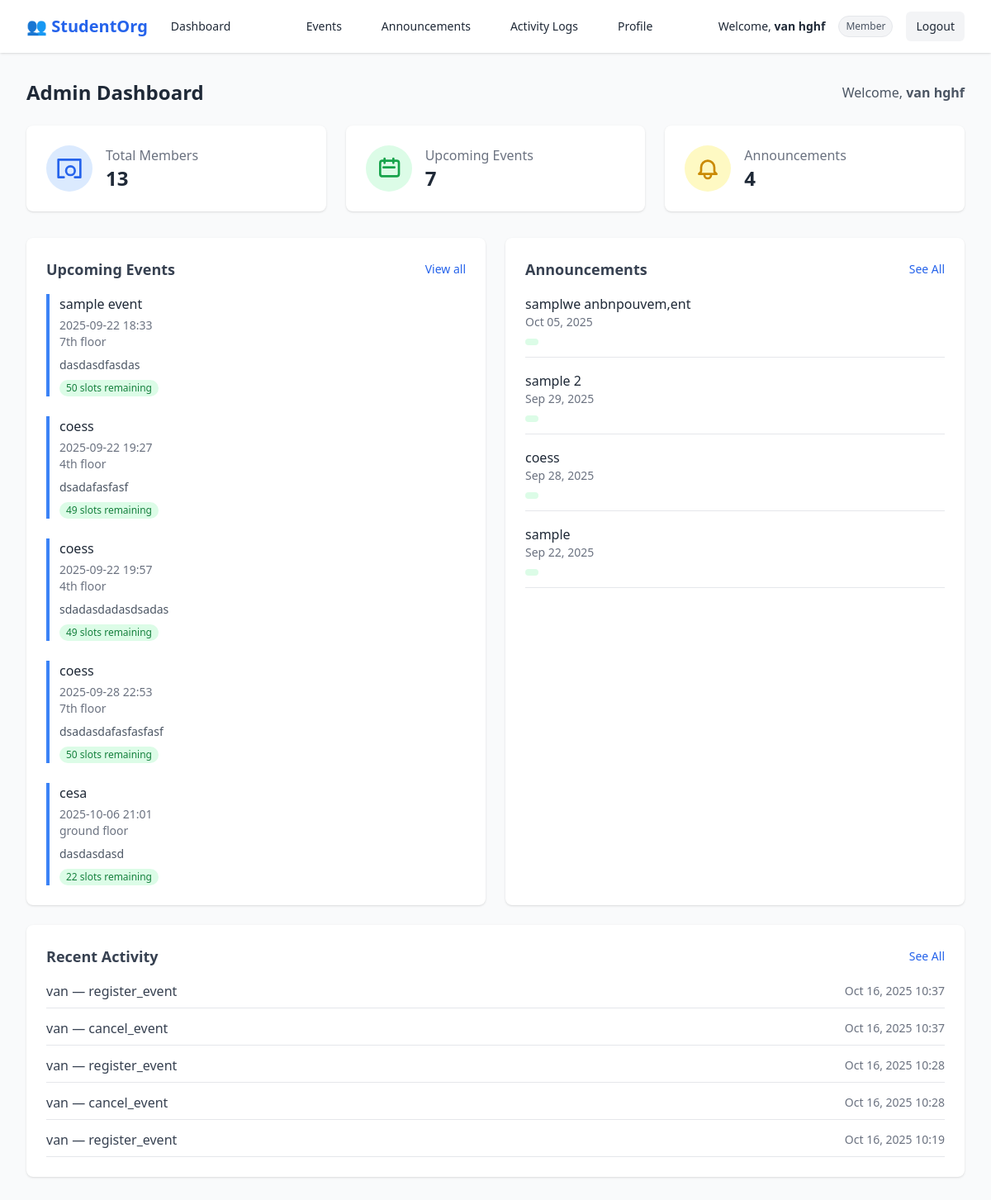
Page /dashboard/admin/ (signed in) on the earlier database version.
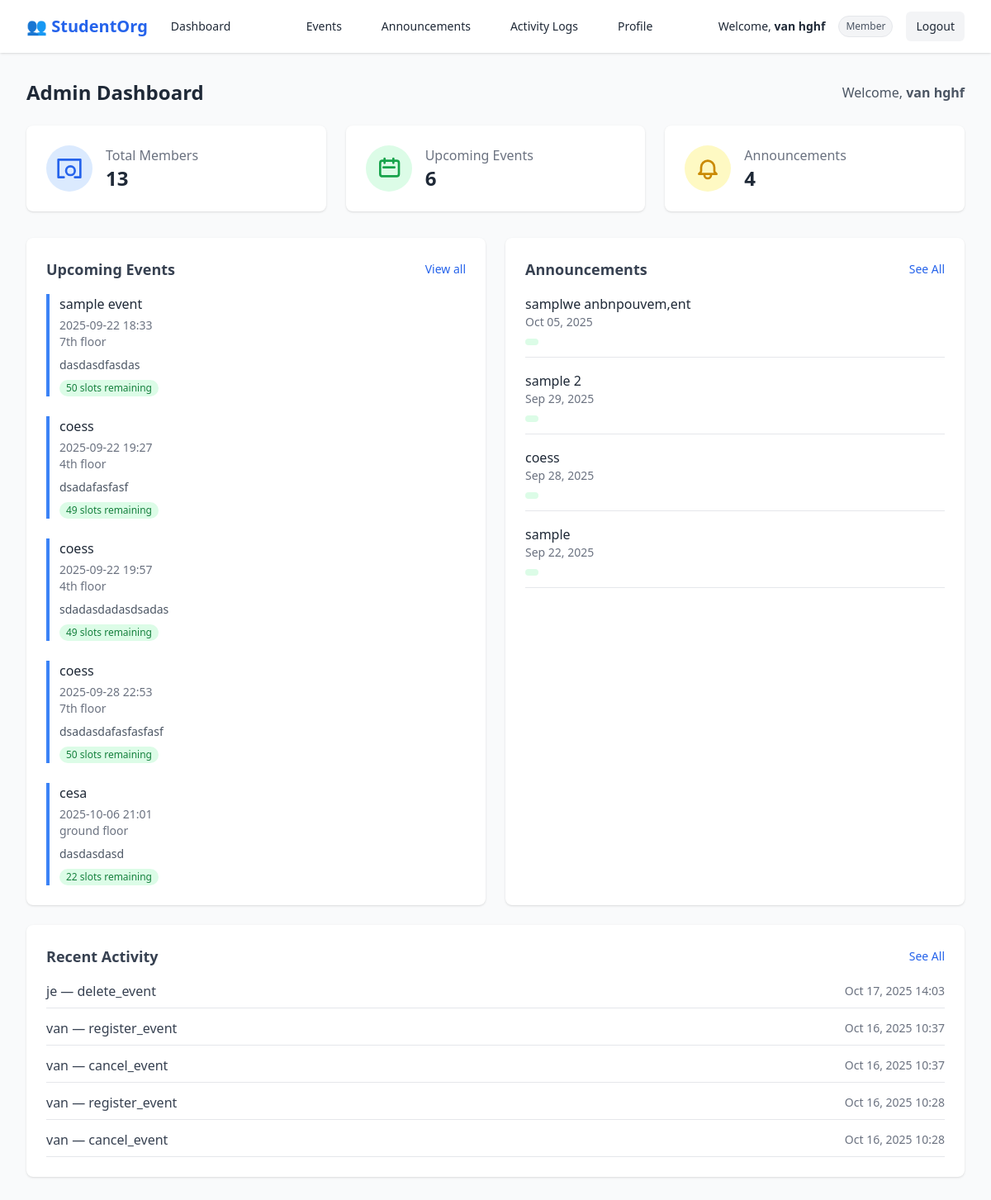
Same page on the later database version.
### accounts/models.py (models this page shows, shortened)
class Event(models.Model):
    title = models.CharField(max_length=200)
    start_datetime = models.DateTimeField(default=timezone.now)
    end_datetime = models.DateTimeField(default=timezone.now)
    location = models.CharField(max_length=255, default="TBA")
    max_slots = models.PositiveIntegerField(default=50)
    description = models.TextField(blank=True, null=True)
    def slots_remaining(self):
        return self.max_slots - self.registrations.count()

class Announcement(models.Model):
    title = models.CharField(max_length=255)
    content = models.TextField()
    created_at = models.DateTimeField(auto_now_add=True)
    author = models.ForeignKey(User, on_delete=models.CASCADE)

class AuditLog(models.Model):
    user = models.ForeignKey(settings.AUTH_USER_MODEL, on_delete=models.SET_NULL, null=True, blank=True)
    action = models.CharField(max_length=255)
    target = models.CharField(max_length=255, null=True, blank=True)
    timestamp = models.DateTimeField(auto_now_add=True)

### accounts/views.py (the view)
# urls.py: path('dashboard/admin/', views.admin_dashboard, name="admin_dashboard"),
@login_required
def admin_dashboard(request):
    total_members = User.objects.count()
    total_events = Event.objects.count()
    total_announcements = Announcement.objects.count()
    events = Event.objects.order_by('start_datetime')[:5]
    announcements = Announcement.objects.order_by('-created_at')[:5]
    logs = AuditLog.objects.order_by('-timestamp')[:5]
    context = {
        'total_members': total_members,
        'total_events': total_events,
        'total_announcements': total_announcements,
        'events': events,
        'announcements': announcements,
        'logs': logs,
    }
    return render(request, 'accounts/admin_dashboard.html', context)

### accounts/templates/accounts/admin_dashboard.html (shortened to what this page needs)
{% extends "accounts/base.html" %}
{% block content %}
<div class="max-w-7xl mx-auto px-4 sm:px-6 lg:px-8 py-8">
  <div class="flex flex-col sm:flex-row sm:items-center sm:justify-between mb-6 space-y-3 sm:space-y-0">
    <h1 class="text-2xl font-bold text-gray-800">Admin Dashboard</h1>
    <span class="text-gray-600 text-sm sm:text-base">
      Welcome, <strong>{{ user.get_full_name|default:user.username }}</strong>
    </span>
  </div>
  <div class="grid grid-cols-1 sm:grid-cols-2 lg:grid-cols-3 gap-6 mb-8">
    <div class="bg-white shadow rounded-lg p-6 flex items-center space-x-4">
      <div class="p-3 bg-blue-100 text-blue-600 rounded-full flex-shrink-0">
        <svg xmlns="http://www.w3.org/2000/svg" class="h-6 w-6 sm:h-8 sm:w-8" fill="none" viewBox="0 0 24 24" stroke="currentColor">
          <path stroke-linecap="round" stroke-linejoin="round" stroke-width="2"
            d="M17 20h5V4H2v16h5m10-6a4 4 0 11-8 0 4 4 0 018 0z" />
        </svg>
      </div>
      <div>
        <p class="text-gray-500 text-sm sm:text-base">Total Members</p>
        <p class="text-xl sm:text-2xl font-semibold">{{ total_members }}</p>
      </div>
    </div>
    <div class="bg-white shadow rounded-lg p-6 flex items-center space-x-4">
      <div class="p-3 bg-green-100 text-green-600 rounded-full flex-shrink-0">
        <svg xmlns="http://www.w3.org/2000/svg" class="h-6 w-6 sm:h-8 sm:w-8" fill="none" viewBox="0 0 24 24" stroke="currentColor">
          <path stroke-linecap="round" stroke-linejoin="round" stroke-width="2"
            d="M8 7V3m8 4V3m-9 8h10m-12 8h14a2 2 0 002-2V7a2 2 0 00-2-2H6a2 2 0 00-2 2v10a2 2 0 002 2z" />
        </svg>
      </div>
      <div>
        <p class="text-gray-500 text-sm sm:text-base">Upcoming Events</p>
        <p class="text-xl sm:text-2xl font-semibold">{{ total_events }}</p>
      </div>
    </div>
    <div class="bg-white shadow rounded-lg p-6 flex items-center space-x-4">
      <div class="p-3 bg-yellow-100 text-yellow-600 rounded-full flex-shrink-0">
      </div>
      <div>
        <p class="text-gray-500 text-sm sm:text-base">Announcements</p>
        <p class="text-xl sm:text-2xl font-semibold">{{ total_announcements }}</p>
      </div>
    </div>
  </div>
  <div class="grid grid-cols-1 lg:grid-cols-2 gap-6">
    <div class="bg-white shadow rounded-lg p-6">
      <div class="flex flex-col sm:flex-row sm:justify-between sm:items-center mb-4">
        <h2 class="text-lg font-semibold text-gray-700 mb-2 sm:mb-0">Upcoming Events</h2>
        <a href="{% url 'accounts:event_list' %}" class="text-blue-600 text-sm hover:underline">View all</a>
      </div>
      {% if events %}
        <div class="space-y-6">
          {% for event in events %}
            <div class="border-l-4 border-blue-500 pl-3">
              <a href="{% url 'accounts:event_edit' event.id %}"
                class="font-medium text-gray-800 hover:underline">
                {{ event.title }}
              </a>
              <p class="text-sm text-gray-500 mt-1">
                {{ event.start_datetime|date:"Y-m-d H:i" }}
              </p>
              <p class="text-sm text-gray-500">{{ event.location|default:"TBA" }}</p>
              {% if event.description %}
                <p class="text-sm text-gray-600 mt-2">{{ event.description }}</p>
              {% endif %}
              {% if event.max_slots %}
                <span class="inline-block mt-2 text-xs bg-green-100 text-green-700 px-2 py-0.5 rounded-full">
                  {{ event.slots_remaining }} slots remaining
                </span>
              {% endif %}
            </div>
          {% endfor %}
        </div>
      {% else %}
        <p class="text-gray-500 text-sm">No upcoming events available.</p>
      {% endif %}
    </div>
    <div class="bg-white shadow rounded-lg p-6">
      <div class="flex flex-col sm:flex-row sm:justify-between sm:items-center mb-4">
        <h2 class="text-lg font-semibold text-gray-700 mb-2 sm:mb-0">Announcements</h2>
        <a href="{% url 'accounts:announcement_list' %}" class="text-blue-600 text-sm hover:underline">See All</a>
      </div>
      {% if announcements %}
        <ul class="space-y-4">
          {% for ann in announcements %}
            <li class="border-b pb-2">
              <p class="font-medium text-gray-800">{{ ann.title }}</p>
              <p class="text-sm text-gray-500">{{ ann.created_at|date:"M d, Y" }}</p>
              <span class="inline-block mt-1 px-2 py-1 text-xs rounded-full
                {% if ann.priority == 'High' %}bg-red-100 text-red-600
                {% elif ann.priority == 'Medium' %}bg-yellow-100 text-yellow-600
                {% else %}bg-green-100 text-green-600{% endif %}">
              </span>
            </li>
          {% endfor %}
        </ul>
      {% else %}
        <p class="text-gray-500 text-sm">No announcements available.</p>
      {% endif %}
    </div>
  </div>
  <div class="bg-white shadow rounded-lg p-6 mt-6">
    <div class="flex flex-col sm:flex-row sm:justify-between sm:items-center mb-4">
      <h2 class="text-lg font-semibold text-gray-700 mb-2 sm:mb-0">Recent Activity</h2>
      <a href="{% url 'accounts:audit_log_list' %}" class="text-blue-600 text-sm hover:underline">See All</a>
    </div>
    {% if logs %}
      <ul class="space-y-3">
        {% for log in logs %}
          <li class="flex flex-col sm:flex-row sm:justify-between sm:items-center border-b pb-2">
            <span class="text-gray-700 text-sm sm:text-base">{{ log.user }} — {{ log.action }}</span>
            <span class="text-xs sm:text-sm text-gray-500 mt-1 sm:mt-0">{{ log.timestamp|date:"M d, Y H:i" }}</span>
          </li>
        {% endfor %}
      </ul>
    {% else %}
      <p class="text-gray-500 text-sm">No activity logs available.</p>
    {% endif %}
  </div>
</div>
{% endblock %}

### accounts/templates/accounts/base.html (shortened to what this page needs)
{% load static %}
<!DOCTYPE html>
<html lang="en">
<head>
  <script src="https://cdn.tailwindcss.com"></script>
  <link rel="stylesheet" href="{% static 'accounts/css/style.css' %}">
</head>
<body
  class="{% if request.resolver_match.url_name in 'login register' %}
         min-h-screen flex items-center justify-center bg-gradient-to-br from-blue-50 to-indigo-100 text-gray-800
         {% else %}
         bg-gray-50 text-gray-800
         {% endif %}">
  {% if request.resolver_match.url_name not in 'login register' %}
  <nav class="bg-white shadow">
    <div class="max-w-7xl mx-auto px-4 sm:px-6 lg:px-8">
      <div class="flex justify-between h-16 items-center">
        <div class="flex items-center space-x-4">
          <span class="text-xl font-bold text-blue-600 flex items-center">
            👥 StudentOrg
          </span>
          {% if user.is_superuser %}
            <a href="{% url 'accounts:superadmin_dashboard' %}"
               class="px-3 py-2 rounded-md text-sm font-medium
               {% if request.resolver_match.url_name == 'superadmin_dashboard' %} bg-blue-100 text-blue-700 {% else %} hover:bg-gray-100 {% endif %}">
              Dashboard
            </a>
          {% elif user.member.role == "admin" %}
            <a href="{% url 'accounts:admin_dashboard' %}"
               class="px-3 py-2 rounded-md text-sm font-medium
               {% if request.resolver_match.url_name == 'admin_dashboard' %} bg-blue-100 text-blue-700 {% else %} hover:bg-gray-100 {% endif %}">
              Dashboard
            </a>
          {% else %}
            <a href="{% url 'accounts:member_dashboard' %}"
               class="px-3 py-2 rounded-md text-sm font-medium
               {% if request.resolver_match.url_name == 'member_dashboard' %} bg-blue-100 text-blue-700 {% else %} hover:bg-gray-100 {% endif %}">
              Dashboard
            </a>
          {% endif %}
        </div>
        {% if user.member.role == "admin" or user.member.role == "superadmin" %}
        <div class="flex space-x-6">
          <a href="{% url 'accounts:membership_list' %}"
             class="px-3 py-2 rounded-md text-sm font-medium
             {% if request.resolver_match.url_name == 'membership_list' %} bg-blue-100 text-blue-700 {% else %} hover:bg-gray-100 {% endif %}">
            Members
          </a>
          <a href="{% url 'accounts:event_list' %}"
             class="px-3 py-2 rounded-md text-sm font-medium
             {% if request.resolver_match.url_name == 'event_list' %} bg-blue-100 text-blue-700 {% else %} hover:bg-gray-100 {% endif %}">
            Events
          </a>
          <a href="{% url 'accounts:announcement_list' %}"
             class="px-3 py-2 rounded-md text-sm font-medium
             {% if request.resolver_match.url_name == 'announcement_list' %} bg-blue-100 text-blue-700 {% else %} hover:bg-gray-100 {% endif %}">
            Announcements
          </a>
          <a href="{% url 'accounts:audit_log_list' %}"
             class="px-3 py-2 rounded-md text-sm font-medium
             {% if request.resolver_match.url_name == 'audit_log_list' %} bg-blue-100 text-blue-700 {% else %} hover:bg-gray-100 {% endif %}">
            Activity Logs
          </a>
          <a href="{% url 'accounts:profile_update' %}"
             class="px-3 py-2 rounded-md text-sm font-medium
             {% if request.resolver_match.url_name == 'profile_update' %} bg-blue-100 text-blue-700 {% else %} hover:bg-gray-100 {% endif %}">
            Profile
          </a>
        </div>
        {% else %}
        <div class="flex space-x-6">
          <a href="{% url 'accounts:event_list' %}"
             class="px-3 py-2 rounded-md text-sm font-medium
             {% if request.resolver_match.url_name == 'event_list' %} bg-blue-100 text-blue-700 {% else %} hover:bg-gray-100 {% endif %}">
            Events
          </a>
          <a href="{% url 'accounts:announcement_list' %}"
             class="px-3 py-2 rounded-md text-sm font-medium
             {% if request.resolver_match.url_name == 'announcement_list' %} bg-blue-100 text-blue-700 {% else %} hover:bg-gray-100 {% endif %}">
            Announcements
          </a>
          <a href="{% url 'accounts:audit_log_list' %}"
             class="px-3 py-2 rounded-md text-sm font-medium
             {% if request.resolver_match.url_name == 'audit_log_list' %} bg-blue-100 text-blue-700 {% else %} hover:bg-gray-100 {% endif %}">
            Activity Logs
          </a>
          <a href="{% url 'accounts:profile_update' %}"
             class="px-3 py-2 rounded-md text-sm font-medium
             {% if request.resolver_match.url_name == 'profile_update' %} bg-blue-100 text-blue-700 {% else %} hover:bg-gray-100 {% endif %}">
            Profile
          </a>
        </div>
        {% endif %}
        <div class="flex items-center space-x-4">
          <span class="text-sm">
            Welcome, <strong>{{ user.get_full_name|default:user.username }}</strong>
          </span>
          {% if user.is_superuser %}
            <span class="px-2 py-1 text-xs rounded-full bg-blue-100 text-blue-600 border border-blue-200">
              Superadmin
            </span>
          {% elif user.member.role == "admin" %}
            <span class="px-2 py-1 text-xs rounded-full bg-green-100 text-green-600 border border-green-200">
              Admin
            </span>
          {% else %}
            <span class="px-2 py-1 text-xs rounded-full bg-gray-100 text-gray-600 border border-gray-200">
              Member
            </span>
          {% endif %}
          <a href="{% url 'accounts:logout' %}"
             class="px-3 py-2 rounded-md bg-gray-100 hover:bg-gray-200 text-sm font-medium">
            Logout
          </a>
        </div>
      </div>
    </div>
  </nav>
  {% endif %}
  {% block content %}{% endblock %}
</body>
</html>

Differences in the rows shown:
no longer on this page (row unchanged): AuditLog: user "van", action "register_event", timestamp "Oct 16, 2025 10:19"
added AuditLog: user "je", action "delete_event", timestamp "Oct 17, 2025 14:03"
Other differences:
{{ total_events }}: "7" → "6"
